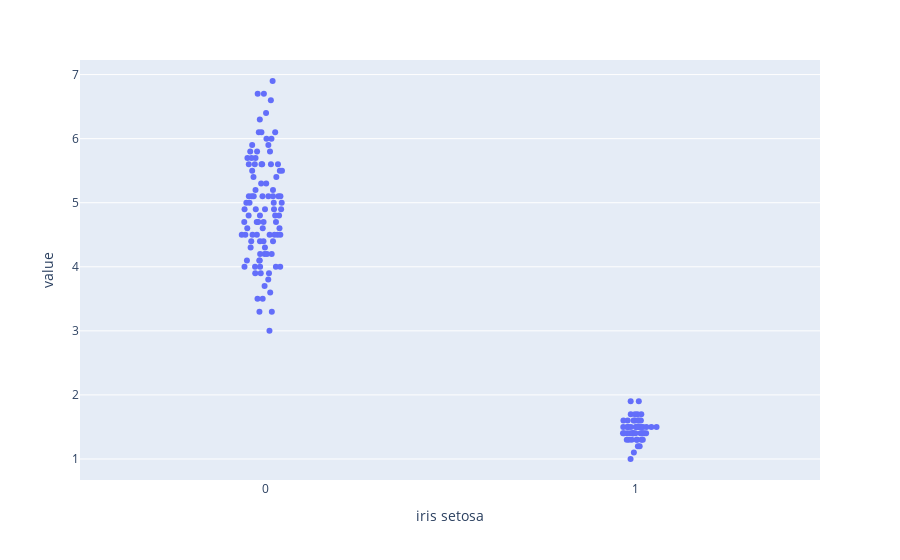

The notebook cell this image was saved under:
### Code cell
fig = px.strip(df,
               x='iris setosa',
               y=['petal length'])
fig.show()

### Figure 1 — Plotly figure (JSON) as saved in the notebook; plotly's stock layout.template omitted (floating-point values rounded to 4 significant figures; data arrays with more than 128 entries replaced by an {"elided": "..."} marker saying what was removed)
{"data": [{"alignmentgroup": "True", "boxpoints": "all", "fillcolor": "rgba(255,255,255,0)", "hoveron": "points", "hovertemplate": "iris setosa=%{x}<br>value=%{y}<extra></extra>", "legendgroup": "", "line": {"color": "rgba(255,255,255,0)"}, "marker": {"color": "#636efa"}, "name": "", "offsetgroup": "", "orientation": "v", "pointpos": 0, "showlegend": false, "type": "box", "x": {"elided": "150 int values"}, "x0": " ", "xaxis": "x", "y": {"elided": "150 float values"}, "y0": " ", "yaxis": "y"}], "layout": {"autosize": true, "boxmode": "group", "legend": {"tracegroupgap": 0}, "margin": {"t": 60}, "xaxis": {"anchor": "y", "autorange": true, "domain": [0, 1], "range": [-0.5, 1.5], "title": {"text": "iris setosa"}, "type": "linear"}, "yaxis": {"anchor": "x", "autorange": true, "domain": [0, 1], "range": [0.6722, 7.228], "title": {"text": "value"}, "type": "linear"}}}
